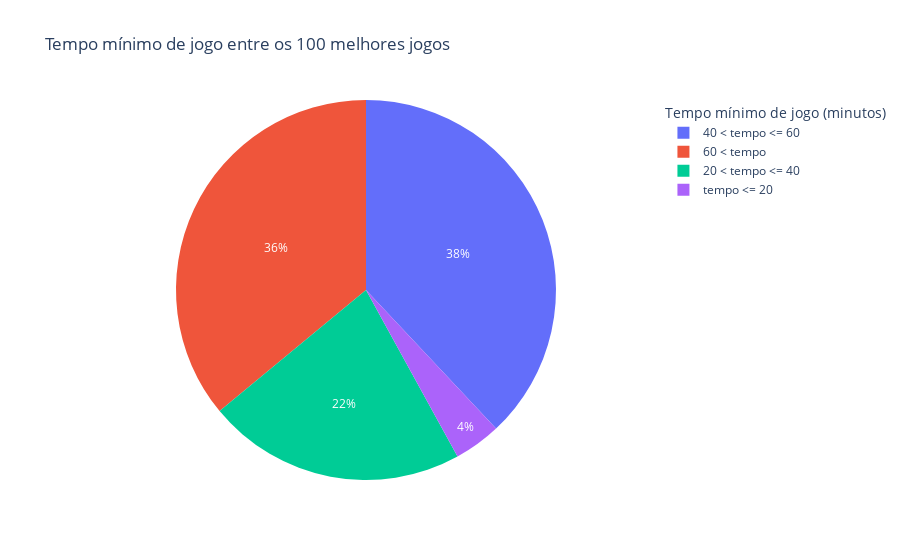

The code cell stored with this chart in its notebook:
### Markdown cell above
*Observações:*

- Há uma tendência na diminuição de jogos mais rápidos (duram menos do que 20 minutos) à medida que o ranking do jogo melhora
- Por outro lado, os jogos tendem a ficar mais demorados à medida que o ranking do jogo melhora

### Code cell
# filtrando o df
df_filtrado = data.copy(deep = True)
df_filtrado = data[data['sortindex'] <= 100]
df_filtrado['minplaytime'] = df_filtrado['minplaytime'].apply(agrupa_minplaytime)

# groupby por minplaytime
groupby = df_filtrado.groupby(by = 'minplaytime').nunique()

# Criar o gráfico de pizza
fig = px.pie(groupby, names=groupby.index, values='objectid', title='Tempo mínimo de jogo entre os 100 melhores jogos')

# cor branca para os rótulos
fig.update_traces(insidetextfont_color='white')

# Alterar o título da legenda
fig.update_layout(legend_title_text='Tempo mínimo de jogo (minutos)')

fig.show()

### Figure 1 — Plotly figure (JSON) as saved in the notebook; plotly's stock layout.template omitted (floating-point values rounded to 4 significant figures)
{"data": [{"domain": {"x": [0, 1], "y": [0, 1]}, "hovertemplate": "minplaytime=%{label}<br>objectid=%{value}<extra></extra>", "insidetextfont": {"color": "white"}, "labels": ["20 < tempo <= 40", "40 < tempo <= 60", "60 < tempo", "tempo <= 20"], "legendgroup": "", "name": "", "showlegend": true, "type": "pie", "values": [22, 38, 36, 4]}], "layout": {"legend": {"title": {"text": "Tempo mínimo de jogo (minutos)"}, "tracegroupgap": 0}, "title": {"text": "Tempo mínimo de jogo entre os 100 melhores jogos"}}}
